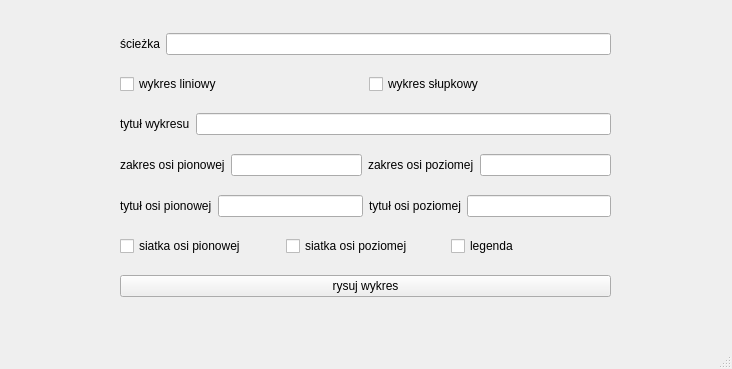
<?xml version="1.0" encoding="UTF-8"?>
<ui version="4.0">
 <class>MainWindow</class>
 <widget class="QMainWindow" name="MainWindow">
  <property name="geometry">
   <rect>
    <x>0</x>
    <y>0</y>
    <width>732</width>
    <height>369</height>
   </rect>
  </property>
  <property name="windowTitle">
   <string>MainWindow</string>
  </property>
  <widget class="QWidget" name="centralwidget">
   <widget class="QWidget" name="verticalLayoutWidget">
    <property name="geometry">
     <rect>
      <x>120</x>
      <y>20</y>
      <width>491</width>
      <height>291</height>
     </rect>
    </property>
    <layout class="QVBoxLayout" name="verticalLayout">
     <item>
      <layout class="QHBoxLayout" name="horizontalLayout_2">
       <item>
        <widget class="QLabel" name="lable_sciezka">
         <property name="text">
          <string>ścieżka</string>
         </property>
        </widget>
       </item>
       <item>
        <widget class="QLineEdit" name="sciezka"/>
       </item>
      </layout>
     </item>
     <item>
      <layout class="QHBoxLayout" name="horizontalLayout_3">
       <item>
        <widget class="QCheckBox" name="wykres_liniowy">
         <property name="text">
          <string>wykres liniowy</string>
         </property>
        </widget>
       </item>
       <item>
        <widget class="QCheckBox" name="wykres_slupkowy">
         <property name="text">
          <string>wykres słupkowy</string>
         </property>
        </widget>
       </item>
      </layout>
     </item>
     <item>
      <layout class="QHBoxLayout" name="horizontalLayout_4">
       <item>
        <widget class="QLabel" name="lable_tytul">
         <property name="text">
          <string>tytuł wykresu</string>
         </property>
        </widget>
       </item>
       <item>
        <widget class="QLineEdit" name="tytul_wykresu"/>
       </item>
      </layout>
     </item>
     <item>
      <layout class="QHBoxLayout" name="horizontalLayout_5">
       <item>
        <widget class="QLabel" name="lable_osY">
         <property name="text">
          <string>zakres osi pionowej</string>
         </property>
        </widget>
       </item>
       <item>
        <widget class="QLineEdit" name="osY"/>
       </item>
       <item>
        <widget class="QLabel" name="lable_osX">
         <property name="text">
          <string>zakres osi poziomej</string>
         </property>
        </widget>
       </item>
       <item>
        <widget class="QLineEdit" name="osX"/>
       </item>
      </layout>
     </item>
     <item>
      <layout class="QHBoxLayout" name="horizontalLayout_6">
       <item>
        <widget class="QLabel" name="lable_tytul_osY">
         <property name="text">
          <string>tytuł osi pionowej</string>
         </property>
        </widget>
       </item>
       <item>
        <widget class="QLineEdit" name="tytul_osY"/>
       </item>
       <item>
        <widget class="QLabel" name="lable_tytul_osX">
         <property name="text">
          <string>tytuł osi poziomej</string>
         </property>
        </widget>
       </item>
       <item>
        <widget class="QLineEdit" name="tytul_osX"/>
       </item>
      </layout>
     </item>
     <item>
      <layout class="QHBoxLayout" name="horizontalLayout_7">
       <item>
        <widget class="QCheckBox" name="siatka_osY">
         <property name="text">
          <string>siatka osi pionowej</string>
         </property>
        </widget>
       </item>
       <item>
        <widget class="QCheckBox" name="siatka_osX">
         <property name="text">
          <string>siatka osi poziomej</string>
         </property>
        </widget>
       </item>
       <item>
        <widget class="QCheckBox" name="legenda">
         <property name="text">
          <string>legenda</string>
         </property>
        </widget>
       </item>
      </layout>
     </item>
     <item>
      <widget class="QPushButton" name="rysuj">
       <property name="text">
        <string>rysuj wykres</string>
       </property>
      </widget>
     </item>
    </layout>
   </widget>
  </widget>
  <widget class="QMenuBar" name="menubar">
   <property name="geometry">
    <rect>
     <x>0</x>
     <y>0</y>
     <width>732</width>
     <height>21</height>
    </rect>
   </property>
  </widget>
  <widget class="QStatusBar" name="statusbar"/>
 </widget>
 <resources/>
 <connections/>
</ui>
